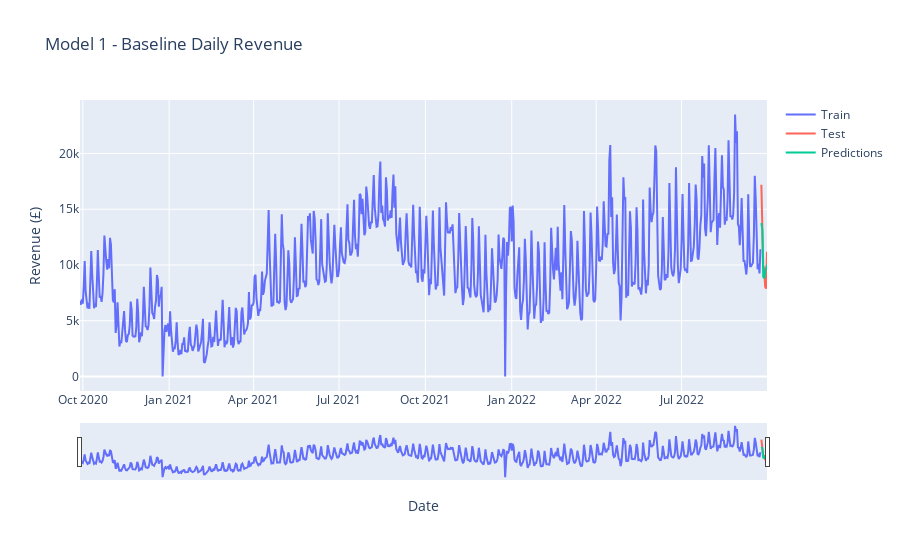

Notebook cell for this chart:
### Code cell
bakery.full_lreg(independent_variables, train_daily['Total_Revenue'], X_test_daily,
                 train_daily, test_daily, 'Model 1 - Baseline Daily Revenue',
                 test_daily['Total_Revenue'], 'baseline daily forecast')

### Figure 1 — Plotly figure (JSON) as saved in the notebook; plotly's stock layout.template omitted (floating-point values rounded to 4 significant figures; data arrays with more than 128 entries replaced by an {"elided": "..."} marker saying what was removed)
{"data": [{"mode": "lines", "name": "Train", "type": "scatter", "x": {"elided": "726 str values"}, "y": {"elided": "726 float values"}}, {"line": {"color": "#FF6459"}, "mode": "lines", "name": "Test", "type": "scatter", "x": ["2022-09-24T00:00:00", "2022-09-25T00:00:00", "2022-09-26T00:00:00", "2022-09-27T00:00:00", "2022-09-28T00:00:00", "2022-09-29T00:00:00", "2022-09-30T00:00:00"], "y": [17190.0, 14180.0, 9933.0, 9718.0, 8070.0, 7877.0, 11180.0]}, {"mode": "lines", "name": "Predictions", "type": "scatter", "x": ["2022-09-24T00:00:00", "2022-09-25T00:00:00", "2022-09-26T00:00:00", "2022-09-27T00:00:00", "2022-09-28T00:00:00", "2022-09-29T00:00:00", "2022-09-30T00:00:00"], "y": [13750.0, 13160.0, 8921.0, 8811.0, 9333.0, 9900.0, 10010.0]}], "layout": {"title": {"text": "Model 1 - Baseline Daily Revenue"}, "xaxis": {"rangeslider": {"visible": true}, "title": {"text": "Date"}}, "yaxis": {"title": {"text": "Revenue (£)"}}}}
